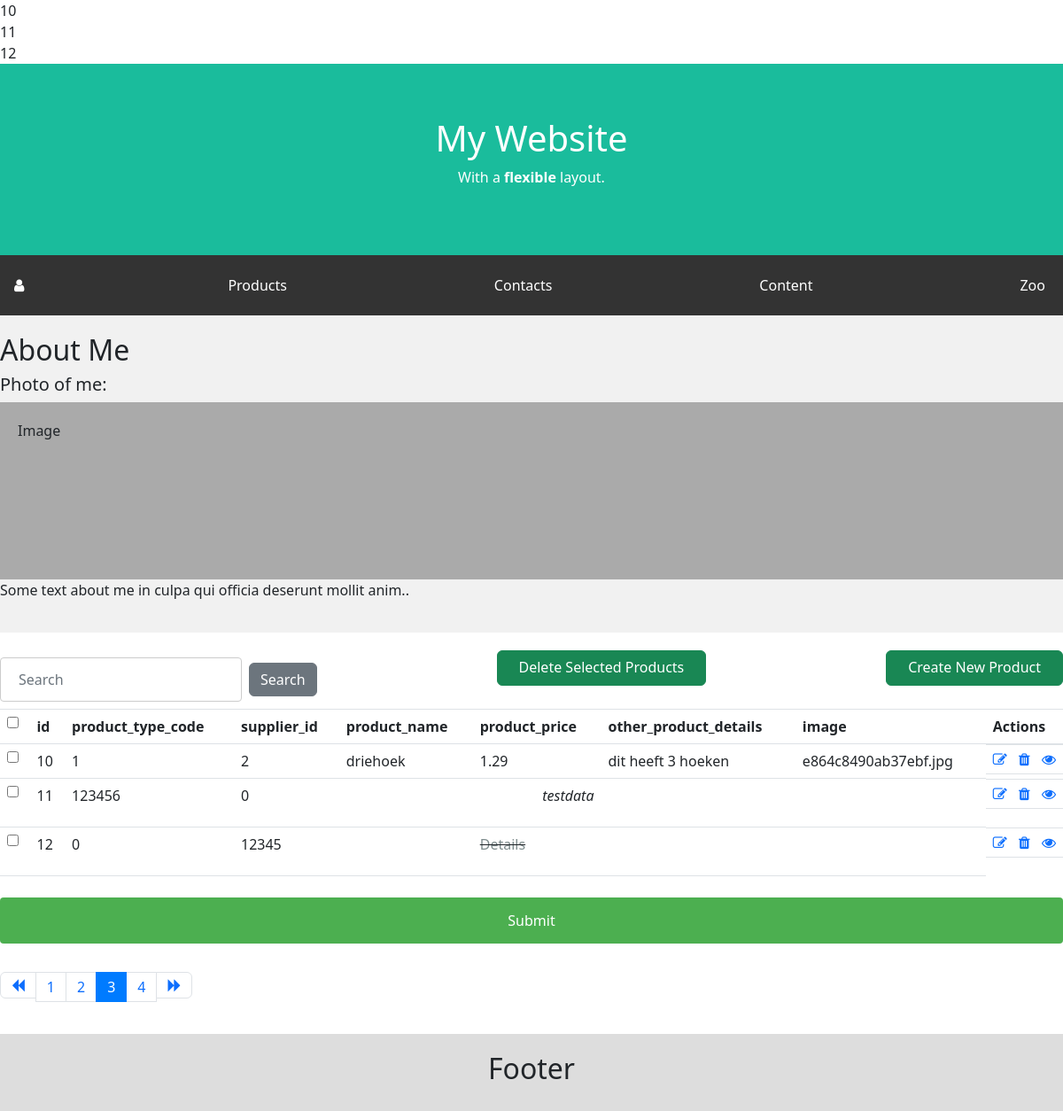
The app's page /?con=products&page=3 (signed in) with its own data.
### tables this page shows
CREATE TABLE `products` (
  `id` int(11) NOT NULL,
  `product_type_code` int(11) DEFAULT NULL,
  `supplier_id` int(11) DEFAULT NULL,
  `product_name` varchar(80) DEFAULT NULL,
  `product_price` varchar(80) DEFAULT NULL,
  `other_product_details` varchar(255) DEFAULT NULL,
  `image` varchar(255) NOT NULL
);

### index.php (called while the page is built, shortened)
<?php
$main = new MainController();
$main->handleRequest();

### model/ProductsLogic.php (called while the page is built, shortened)
<?php
require_once "model/DataHandler.php";
class ProductsLogic
{
  public function __construct()
  {
    $this->DataHandler = new Datahandler("localhost", "mysql", "mvc", "root", "");
  }
  public function readallProducts($page) {
    try {
      $offset = ($page-1)*ITEMS_PER_PAGE;
      $sql = 'SELECT * FROM products LIMIT '.$offset.','.ITEMS_PER_PAGE;
      $paginationsql = "SELECT id, product_name, Replace(Replace(Concat('€ ', Format(`product_price`, 2)), ',', ''), '.', ',') AS `product_price`, supplier_id, product_type_code, other_product_details FROM products";
      $results = $this->DataHandler->countPages($paginationsql);
      $results2 = $this->DataHandler->readsData($sql);
      $results = [$results, $results2];
      return $results;
    } catch (Exception $e) {
      throw $e;
    }
  }
}

### model/DataHandler.php (called while the page is built, shortened)
<?php
class DataHandler{
	public function __construct($host, $dbdriver, $dbname, $username, $password)
	{
		$this->host = $host;
		$this->dbdriver = $dbdriver;
		$this->dbname = $dbname;
		$this->username = $username;
		$this->password = $password;
		try {
			$this->dbh = new PDO("$this->dbdriver:host=$this->host;dbname=$this->dbname", $this->username, $this->password);
			$this->dbh->setAttribute(PDO::ATTR_ERRMODE, PDO::ERRMODE_EXCEPTION);
			return true;
		} catch (PDOException $e) {
			echo "Connection with ".$this->dbdriver." failed: ".$e->getMessage();
		}
	}
	public function readsData($sql){
		return $this->dbh->query($sql,PDO::FETCH_ASSOC);
	}
	public function query($query){
		$this->sth = $this->dbh->prepare($query);
		return $this->sth->execute();
	}
}
?>

### model/Display.php (the view, shortened to what this page needs)
<?php
class Display{
  public function CreateTable($result, $actionMode = false, $checkbox = false){
    $tableheader = false;
    $html = "";
    if($checkbox) {
      $html .= "<form action='?con=product&op=delete' method='POST'>";
    }
    $html .= "<table class='table table-hover table-responsive-sm'>";
    while ($row = $result->fetch(PDO::FETCH_ASSOC)) {
      if ($tableheader == false) {
        $html .= "<tr>";
        if($checkbox) {
          $html .= "<th><input type='checkbox'></th>";
        }
        foreach ($row as $key => $value) {
          $html .= "<th>{$key}</th>";
        }
        if ($actionMode) {
          $html .= "<th>Actions</th>";
        }
        $html .= "</tr>";
        $tableheader = true;
      }
      $html .= "<tr>";
      if($checkbox) {
        $html .= "<td><input type='checkbox' name='delete' value={$row['id']}></td>";
        echo $row['id'] . "<br>";
      }
        foreach($row as $value){
          $html .= "<td>{$value}</td>";
      }
      if ($actionMode) {
        $html .= "<td style='display: flex; justify-content: space-between;'>";
        $html .= "<a href='?con={$_GET['con']}&op=update&id={$row['id']}'><i class='fa fa-edit'></i></a>";
        $html .= "<a href='?con={$_GET['con']}&op=delete&id={$row['id']}'><i class='fa fa-trash'></i></a>";
        $html .= "<a href='?con={$_GET['con']}&op=read&id={$row['id']}'><i class='fa fa-eye'></i></a>";
        $html .= "</td>";
      }
      $html .= "</tr>";
    }
    $html .= "</table>";
    if($checkbox) {
      $html .= '<input type="submit">';
      $html .= "</form>";
    }
    return $html;
  }
  public function PageNavigation($pages,$page) {
    $previous = $page - 1;
    $next = $page + 1;
    $pageNumber = $page;
    $html = "";
    $html .= "<nav class='mt-4'>";
    $html .= "<ul class='pagination'>";
        if ($page == 1) {
        } else {
            $html .= "<li class='link page-item'><a class='page-link' href='?con={$_GET['con']}&page=$previous'><i class='fa fa-backward' aria-hidden='true'></i></a></li>";
        }
        for ($x = ($pageNumber -2); $x <= ($pageNumber +2); $x++) {
            if ($x > $pages) {
                continue;
            }
            if ($page == $x) {
                $html .= "<li class='link page-item active'><a class='page-link' href='?con={$_GET['con']}&page=$x '>$x <span class=sr-only>(current)</span></a></li>";
            } else {
                $html .= "<li class='link page-item'><a class='page-link' href='?con={$_GET['con']}&page=$x '>$x </a></li>";
            }
        }
        if ($page == $pages) {
        } else {
            $html .= "<li class='link page-item'><a class='page-link' href='?con={$_GET['con']}&page=$next'><i class='fa fa-forward' aria-hidden='true'></i></a></li>";
        }
    $html .= "</ul>";
$html .= "</nav>";
  return $html;
}
  public function CreateHeader($jsonheader)
  {
   $html = "";
    if(isset($_SESSION['loggedin']) === true) {
      foreach ($jsonheader as $key=>$value) {
        $html .= "<a href=" . $value->url . ">" . $value->name . "</a>";
      }
    }
    return $html;
  }
}
?>

### view/assets/style.css (style rules this page uses)
* { box-sizing: border-box; }
body { font-family: Arial; margin: 0; }
.navbar a { color: white; padding: 14px 20px; text-decoration: none; text-align: center; }
input[type=submit] { width: 100%; background-color: #4CAF50; color: white; padding: 14px 20px; margin: 8px 0; border: none; border-radius: 4px; }

### records on screen
products: id "11", product_type_code "123456", supplier "0", product_price "testdata"
products: id "12", product_type_code "0", supplier "12345", product_price "Details"
products: id "10", product_type_code "1", supplier "2", product_name "driehoek", product_price "1.29", other_product_details "dit heeft 3 hoeken", image "e864c8490ab37ebf.jpg"

### other values on screen
$value->name "Products"
$value->name "Contacts"
$value->name "Content"
$value->name "Zoo"
$key "id"
$key "product_type_code"
$key "supplier_id"
$key "product_name"
$key "product_price"
$key "other_product_details"
$key "image"
